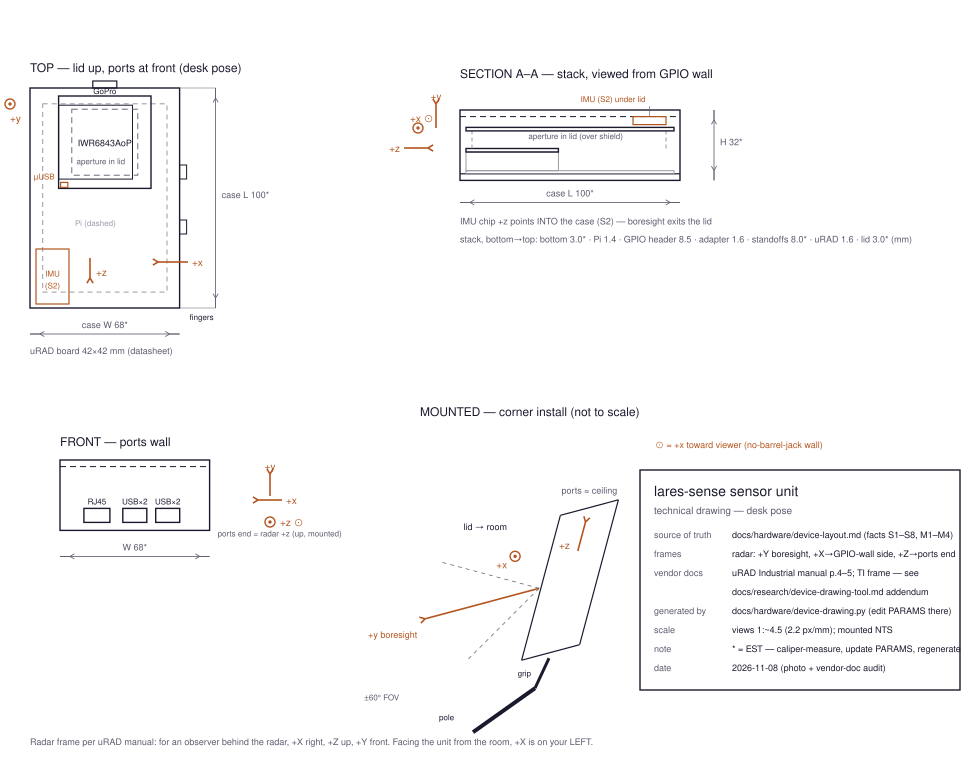

Reproduce this figure in Python.
#!/usr/bin/env python3
"""Generate docs/hardware/device-drawing.svg — technical drawing of the
sensor unit, desk pose (lid up, ports toward the FRONT viewer).

Source of truth for every fact: docs/hardware/device-layout.md (fact IDs
referenced below). This script only RENDERS those facts; geometry edits
happen there first, then here. Regenerate after any PARAMS change:

    python docs/hardware/device-drawing.py

Units: mm. Params tagged per provenance:
  KNOWN = vendor datasheet    STD = industry standard    EST = estimate,
caliper-measure and replace.
"""

import math
import os

S = 2.2          # px per mm (views); mounted pictorial is NTS
CASE_L, CASE_W, CASE_H = 100.0, 68.0, 32.0        # EST (outer)
LID_T, BOT_T = 3.0, 3.0                           # EST
PI_L, PI_W, PI_T = 85.6, 56.5, 1.4                # KNOWN / KNOWN / STD
GPIO_H = 8.5                                       # STD (2x20 header)
STANDOFF = 8.0                                     # EST adapter->uRAD gap
URAD = 42.0                                        # KNOWN (uRAD datasheet)
URAD_T, ADP_T = 1.6, 1.6                          # STD PCB
APERTURE = 30.0                                    # EST lid window
IMU_L, IMU_W = 25.0, 15.0                         # EST (GY-521 class)

HOLE = "⊙"   # axis toward viewer
INK, DIM, GHOST, ACC = "#1a1a2e", "#5a5a6e", "#9a9aa8", "#b3541e"


def esc(t):
    return t.replace("&", "&amp;").replace("<", "&lt;").replace(">", "&gt;")


class Svg:
    def __init__(self, w, h):
        self.w, self.h = w, h
        self.out = []

    def add(self, s):
        self.out.append(s)

    def line(self, x1, y1, x2, y2, color=INK, w=1.2, dash=None):
        d = f' stroke-dasharray="{dash}"' if dash else ""
        self.add(f'<line x1="{x1:.1f}" y1="{y1:.1f}" x2="{x2:.1f}" '
                 f'y2="{y2:.1f}" stroke="{color}" stroke-width="{w}"{d}/>')

    def rect(self, x, y, w, h, color=INK, sw=1.4, dash=None, fill="none"):
        d = f' stroke-dasharray="{dash}"' if dash else ""
        self.add(f'<rect x="{x:.1f}" y="{y:.1f}" width="{w:.1f}" '
                 f'height="{h:.1f}" fill="{fill}" stroke="{color}" '
                 f'stroke-width="{sw}"{d}/>')

    def text(self, x, y, t, size=10, color=INK, anchor="start", italic=False):
        st = ' font-style="italic"' if italic else ""
        self.add(f'<text x="{x:.1f}" y="{y:.1f}" font-family="Segoe UI,'
                 f'Helvetica,sans-serif" font-size="{size}" fill="{color}" '
                 f'text-anchor="{anchor}"{st}>{esc(t)}</text>')

    def circle(self, x, y, r, color=INK, sw=1.4, fill="none"):
        self.add(f'<circle cx="{x:.1f}" cy="{y:.1f}" r="{r}" fill="{fill}" '
                 f'stroke="{color}" stroke-width="{sw}"/>')

    def arrow(self, x1, y1, x2, y2, color=ACC, w=1.6, head=6):
        ang = math.atan2(y2 - y1, x2 - x1)
        self.line(x1, y1, x2, y2, color, w)
        for da in (2.6, -2.6):
            self.line(x2, y2, x2 - head * math.cos(ang - da),
                      y2 - head * math.sin(ang - da), color, w)

    def axis_out(self, x, y, lx, ly, label):
        """⊙ marker with center dot (axis toward viewer) + label."""
        self.circle(x, y, 5, ACC, 1.4)
        self.circle(x, y, 1.7, ACC, 0.0, ACC)
        self.text(lx, ly, label, 10, ACC)

    def dim_h(self, x1, x2, y, label):
        """Horizontal dimension on explicit y; label centered above."""
        self.line(x1, y, x2, y, DIM, 0.8)
        self.arrow(x1, y, x1 + 10, y, DIM, 0.8, 5)
        self.arrow(x2, y, x2 - 10, y, DIM, 0.8, 5)
        self.text((x1 + x2) / 2, y - 6, label, 9, DIM, "middle")

    def dim_v(self, y1, y2, x, label, side="right", label_y=None):
        """Vertical dimension on explicit x; label beside the line."""
        self.line(x, y1, x, y2, DIM, 0.8)
        self.arrow(x, y1, x, y1 + 10, DIM, 0.8, 5)
        self.arrow(x, y2, x, y2 - 10, DIM, 0.8, 5)
        ly = (y1 + y2) / 2 if label_y is None else label_y
        if side == "right":
            self.text(x + 6, ly, label, 9, DIM)
        else:
            self.text(x - 6, ly, label, 9, DIM, "end")

    def save(self, path):
        body = "\n".join(self.out)
        svg = (f'<svg xmlns="http://www.w3.org/2000/svg" '
               f'viewBox="0 0 {self.w} {self.h}" '
               f'font-family="Segoe UI,Helvetica,sans-serif">\n'
               f'<rect width="{self.w}" height="{self.h}" fill="white"/>\n'
               f'{body}\n</svg>\n')
        with open(path, "w", encoding="utf-8") as f:
            f.write(svg)


svg = Svg(980, 760)


# ================= TOP VIEW =================================================
# Desk pose, seen from above the LID. Front (bottom of pane) = ports wall,
# left = GPIO wall, right = power wall, back = SD/mount wall (S4, §1).
tx, ty = 30, 88
cw, cl = CASE_W * S, CASE_L * S
cx = tx + cw / 2
svg.text(tx, ty - 16, "TOP — lid up, ports at front (desk pose)", 12)
svg.rect(tx, ty, cw, cl)
# Pi (dashed), centered
pw, pl = PI_W * S, PI_L * S
svg.rect(cx - pw / 2, ty + (cl - pl) / 2, pw, pl, GHOST, 1.0, "5 4")
svg.text(75, 226, "Pi (dashed)", 8, GHOST)
# uRAD board toward SD end (back), shield offset toward SD (S4)
uw = URAD * S
ux, uy = cx - uw / 2, ty + 8
svg.rect(ux, uy, uw, uw)
sh_x = ux + uw / 2 - (uw - 0.20 * uw) / 2 - 0.1 * uw
sh_y = uy + 0.10 * uw
svg.rect(sh_x, sh_y, uw - 0.20 * uw, uw - 0.20 * uw, INK, 1.0)
svg.text(cx, sh_y + (uw - 0.2 * uw) / 2 + 4, "IWR6843AoP", 9, INK, "middle")
# lid aperture (dashed) over the shield; label inside, under the chip name
ap = APERTURE * S
svg.rect(cx - ap / 2, uy + (uw - ap) / 2, ap, ap, DIM, 0.9, "6 4")
svg.text(cx - 4, uy + uw / 2 + 22, "aperture in lid", 8, DIM, "middle")
# micro-USB at ports edge, GPIO-wall corner (S4)
svg.rect(ux + 2, uy + uw - 6, 7.2, 5, ACC, 1.2)
svg.text(ux - 4, uy + uw - 9, "µUSB", 8, ACC, "end")
# IMU on lid inner face, ports/GPIO corner (S2)
svg.rect(tx + 6, ty + cl - IMU_L * S - 4, IMU_W * S, IMU_L * S, ACC, 1.2)
svg.text(tx + 6 + IMU_W * S / 2, ty + cl - IMU_L * S / 2 - 4, "IMU", 8, ACC,
         "middle")
svg.text(tx + 6 + IMU_W * S / 2, ty + cl - IMU_L * S / 2 + 8, "(S2)", 8, ACC,
         "middle")
# mounts: GoPro on SD wall (back), fingers on power wall (right)
svg.rect(cx - 12, ty - 7, 24, 7, INK, 1.2)
svg.text(cx, ty + 6, "GoPro", 8, INK, "middle")
for fy in (ty + cl * 0.35, ty + cl * 0.6):
    svg.rect(tx + cw, fy, 7, 14, INK, 1.0)
svg.text(tx + cw + 10, ty + cl + 12, "fingers", 8, INK)
# radar frame triad (S4, §5): +x to GPIO wall (left), +z to ports (down),
# +y out of lid toward viewer
svg.arrow(188, 262, 158, 262)
svg.text(192, 266, "+x", 10, ACC)
svg.arrow(90, 258, 90, 278)
svg.text(96, 276, "+z", 10, ACC)
svg.axis_out(10, 104, 10, 122, "+y")
# dims: case W below, case L right of the case; uRAD size as note
svg.dim_h(tx, tx + cw, ty + cl + 26, f"case W {CASE_W:.0f}*")
dx_r = tx + cw + 36
svg.line(tx + cw, ty, dx_r, ty, DIM, 0.5)
svg.line(tx + cw, ty + cl, dx_r, ty + cl, DIM, 0.5)
svg.dim_v(ty, ty + cl, dx_r, f"case L {CASE_L:.0f}*")
svg.text(tx, ty + cl + 46, "uRAD board 42×42 mm (datasheet)", 9, DIM)


# ============ SECTION A-A (long axis, viewed from GPIO wall) ================
# Left = SD/mount end, right = ports end. Stack per §1; layer sizes in the
# legend under the pane (keeps the slab area clean).
sx, sy = 460, 110
sw, sh_ = CASE_L * S, CASE_H * S
svg.text(sx, sy - 32, "SECTION A–A — stack, viewed from GPIO wall", 12)
svg.rect(sx, sy, sw, sh_)
b = sy + sh_ - BOT_T * S
svg.line(sx, b, sx + sw, b)
y_pi = b - PI_T * S
svg.rect(sx + 6, y_pi, sw - 12, PI_T * S, GHOST, 1.0)
y_hdr = y_pi - GPIO_H * S
svg.rect(sx + 6, y_hdr, sw * 0.42, GPIO_H * S, GHOST, 1.0)
y_adp = y_hdr - ADP_T * S
svg.rect(sx + 6, y_adp, sw * 0.42, ADP_T * S)
y_sto = y_adp - STANDOFF * S
svg.line(sx + 12, y_adp, sx + 12, y_sto - URAD_T * S, GHOST, 1.0, "4 3")
svg.line(sx + sw - 14, y_adp, sx + sw - 14, y_sto - URAD_T * S, GHOST, 1.0,
         "4 3")
y_ur = y_sto - URAD_T * S
svg.rect(sx + 6, y_ur, sw - 12, URAD_T * S)
svg.line(sx, sy + LID_T * S, sx + sw, sy + LID_T * S, INK, 1.0, "6 4")
apx = sx + 6 + (sw - 12) * 0.30
svg.text(apx, 139, "aperture in lid (over shield)", 8, DIM)
# IMU glued under lid at ports end (S2)
imu_x = sx + sw - IMU_W * S - 14
svg.rect(imu_x, sy + LID_T * S, IMU_W * S, 8, ACC, 1.2)
svg.line(imu_x + IMU_W * S / 2, sy - 4, imu_x + IMU_W * S / 2,
         sy + LID_T * S, DIM, 0.6)
svg.text(imu_x + IMU_W * S / 2 - 4, sy - 8, "IMU (S2) under lid", 8, ACC,
         "end")
# triad: +y up (out of lid), +z right (ports end), +x toward viewer
svg.arrow(436, sy + 18, 436, sy - 6)
svg.text(436, sy - 10, "+y", 10, ACC, "middle")
svg.arrow(404, sy + 38, 428, sy + 38)
svg.text(400, sy + 42, "+z", 10, ACC, "end")
svg.axis_out(418, sy + 18, 410, sy + 12, f"+x {HOLE}")
# dims, note, legend
svg.dim_h(sx, sx + sw, sy + sh_ + 22, f"case L {CASE_L:.0f}*")
svg.dim_v(sy, sy + sh_, sx + sw + 34, f"H {CASE_H:.0f}*")
svg.text(sx, sy + sh_ + 44, "IMU chip +z points INTO the case (S2) — "
         "boresight exits the lid", 9, DIM)
svg.text(sx, sy + sh_ + 62, "stack, bottom→top: bottom 3.0* · Pi 1.4 · "
         "GPIO header 8.5 · adapter 1.6 · standoffs 8.0* · uRAD 1.6 · "
         "lid 3.0*  (mm)", 9, DIM)


# ================= FRONT VIEW (ports wall) ==================================
fx, fy = 60, 460
fw, fh = CASE_W * S, CASE_H * S
svg.text(fx, fy - 14, "FRONT — ports wall", 12)
svg.rect(fx, fy, fw, fh)
svg.line(fx, fy + LID_T * S, fx + fw, fy + LID_T * S, INK, 1.0, "6 4")
p1x = fx + fw * 0.16
svg.rect(p1x, fy + fh - 22, 26, 14)
svg.text(p1x + 13, fy + fh - 26, "RJ45", 8, INK, "middle")
for ux_ in (fx + fw * 0.42, fx + fw * 0.64):
    svg.rect(ux_, fy + fh - 22, 24, 14)
    svg.text(ux_ + 12, fy + fh - 26, "USB×2", 8, INK, "middle")
svg.text(fx + fw + 8, fy + fh + 6, "ports end = radar +z (up, mounted)",
         8, DIM)
svg.dim_h(fx, fx + fw, fy + fh + 26, f"W {CASE_W:.0f}*")
# triad: +z toward viewer, +x to GPIO wall (viewer's left), +y up
svg.arrow(282, 500, 258, 500)
svg.text(286, 504, "+x", 10, ACC)
svg.arrow(270, 496, 270, 474)
svg.text(270, 470, "+y", 10, ACC, "middle")
svg.axis_out(270, 522, 280, 526, f"+z {HOLE}")


# ================= MOUNTED PICTORIAL (NTS) ==================================
mx, my = 420, 430
svg.text(mx, my - 14, "MOUNTED — corner install (not to scale)", 12)
tilt = math.radians(15)
ox, oy = mx + 150, my + 150          # case center
ch2, cw2 = 60, 150                   # case short / long axis px


def rot2(px, py):
    """Case-plane coords -> screen. +px = out of the lid (into the room,
    tilted 15° down); +py = toward the ports end (up, leaning)."""
    c, s = math.cos(tilt), math.sin(tilt)
    return ox - px * c + py * s, oy + px * s - py * c


corners = [rot2(-ch2 / 2, cw2 / 2), rot2(ch2 / 2, cw2 / 2),
           rot2(ch2 / 2, -cw2 / 2), rot2(-ch2 / 2, -cw2 / 2)]
for i in range(4):
    x1, y1 = corners[i]
    x2, y2 = corners[(i + 1) % 4]
    svg.line(x1, y1, x2, y2)
# lid face = +px edge (corners[1]..[2]); ports face = +py edge ([0]..[1])
lid_mid = ((corners[1][0] + corners[2][0]) / 2, (corners[1][1] + corners[2][1]) / 2)
svg.text(lid_mid[0] - 34, 530, "lid → room", 9, INK, "end")
tp = ((corners[0][0] + corners[1][0]) / 2, (corners[0][1] + corners[1][1]) / 2)
svg.text(tp[0], tp[1] - 14, "ports ≈ ceiling", 9, DIM, "middle")
# grip + pole below (mount end = SD end = -py, M1)
gx, gy = rot2(0, -cw2 / 2 - 6)
svg.line(gx, gy, gx - 14, gy + 30, INK, 3)
svg.line(gx - 14, gy + 30, gx - 76, gy + 74, INK, 4)
svg.text(gx - 18, gy + 18, "grip", 8, INK, "end")
svg.text(gx - 110, gy + 62, "pole", 8, INK)
# boresight + FOV into the room, 15° down (M2, M3): starts at lid face
bx, by = rot2(ch2 / 2 + 2, 0)
dx, dy = -math.cos(tilt), math.sin(tilt)
svg.arrow(bx, by, bx + dx * 118, by + dy * 118)
svg.text(bx + dx * 122 - 4, by + dy * 122 + 18, "+y boresight", 9, ACC, "end")
for spread in (-30, 30):
    a = tilt + math.radians(spread)
    svg.line(bx, by, bx - math.cos(a) * 100, by + math.sin(a) * 100,
             DIM, 0.7, "4 4")
svg.text(bx - 140, by + 112, "±60° FOV", 8, DIM, "end")
# +z toward ports end, inside the case, along its long axis
z1 = rot2(0, cw2 / 2 - 45)
z2 = rot2(0, cw2 / 2 - 15)
svg.arrow(z1[0], z1[1], z2[0], z2[1])
svg.text(z1[0] - 8, z1[1] - 2, "+z", 10, ACC, "end")
# +x toward viewer (GPIO-wall side — the wall without the barrel jack)
# +x toward viewer (GPIO-wall side — the wall without the barrel jack):
# marker at the case, explanation exiled to the top-right margin
svg.axis_out(bx - 24, by - 32, 0, 0, "")
svg.text(bx - 32, by - 20, "+x", 10, ACC, "end")
svg.text(655, 448, f"{HOLE} = +x toward viewer (no-barrel-jack wall)",
         9, ACC)


# ================= TITLE BLOCK ==============================================
bx_, by_ = 640, 470
svg.rect(bx_, by_, 320, 220, INK, 1.4)
svg.text(bx_ + 14, by_ + 26, "lares-sense sensor unit", 14)
svg.text(bx_ + 14, by_ + 44, "technical drawing — desk pose", 10, DIM)
rows = [
    ("source of truth", "docs/hardware/device-layout.md (facts S1–S8, M1–M4)"),
    ("frames", "radar: +Y boresight, +X→GPIO-wall side, +Z→ports end"),
    ("vendor docs", "uRAD Industrial manual p.4–5; TI frame — see"),
    ("", "docs/research/device-drawing-tool.md addendum"),
    ("generated by", "docs/hardware/device-drawing.py (edit PARAMS there)"),
    ("scale", "views 1:~4.5 (2.2 px/mm); mounted NTS"),
    ("note", "* = EST — caliper-measure, update PARAMS, regenerate"),
    ("date", "2026-11-08 (photo + vendor-doc audit)"),
]
yy = by_ + 68
for k, v in rows:
    svg.text(bx_ + 14, yy, k, 9, DIM)
    svg.text(bx_ + 92, yy, v, 9, INK)
    yy += 19

svg.text(30, 745, "Radar frame per uRAD manual: for an observer behind the "
         "radar, +X right, +Z up, +Y front. Facing the unit from the room, "
         "+X is on your LEFT.", 9, DIM)

out = os.path.join(os.path.dirname(__file__), "device-drawing.svg")
svg.save(out)
print(f"wrote {out}")
